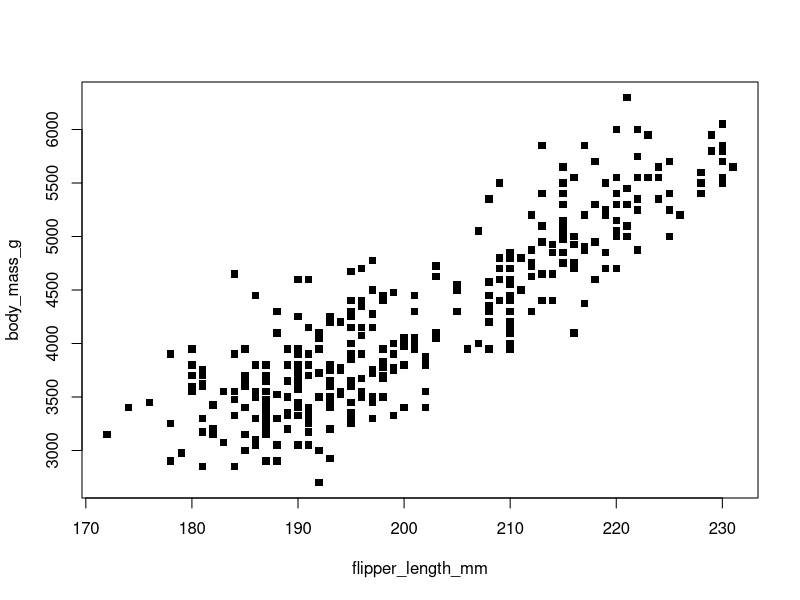
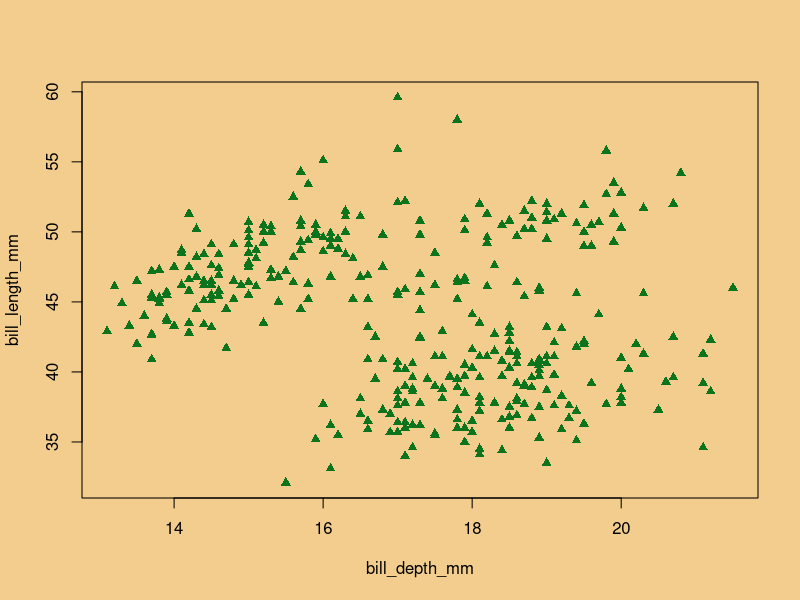
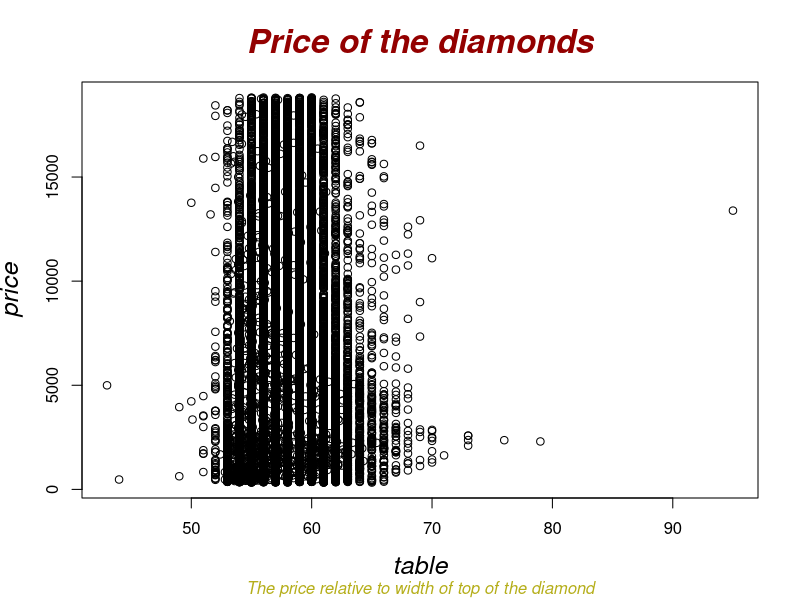
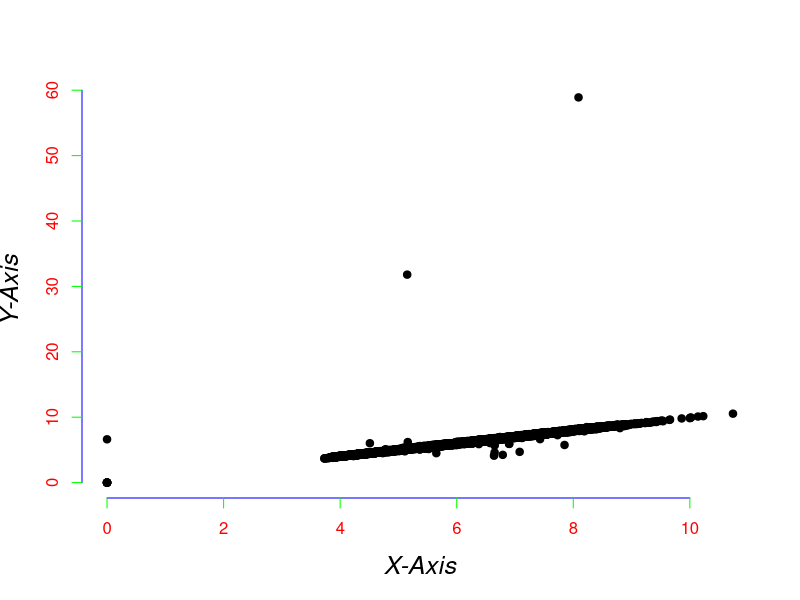
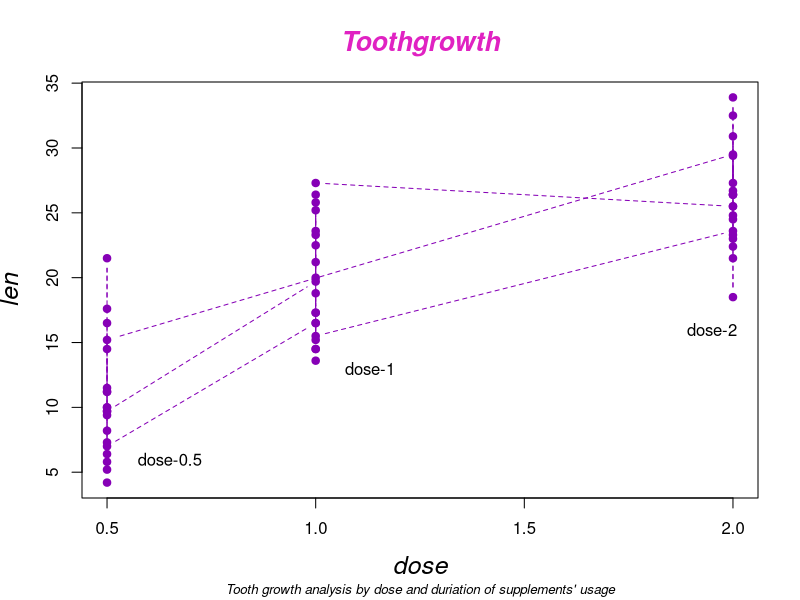
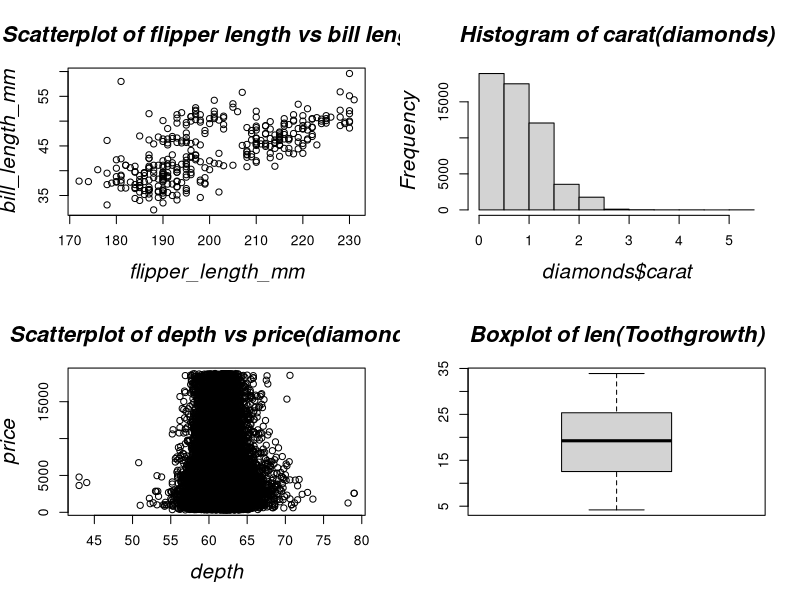
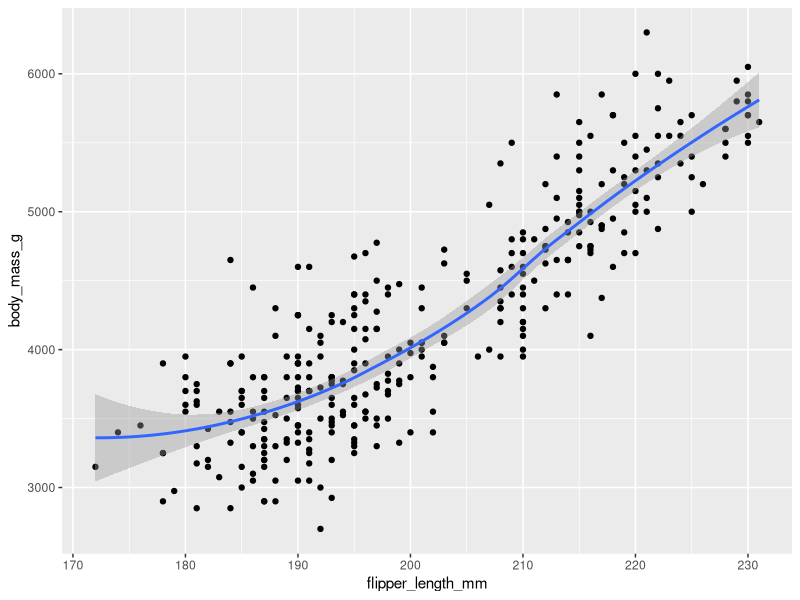
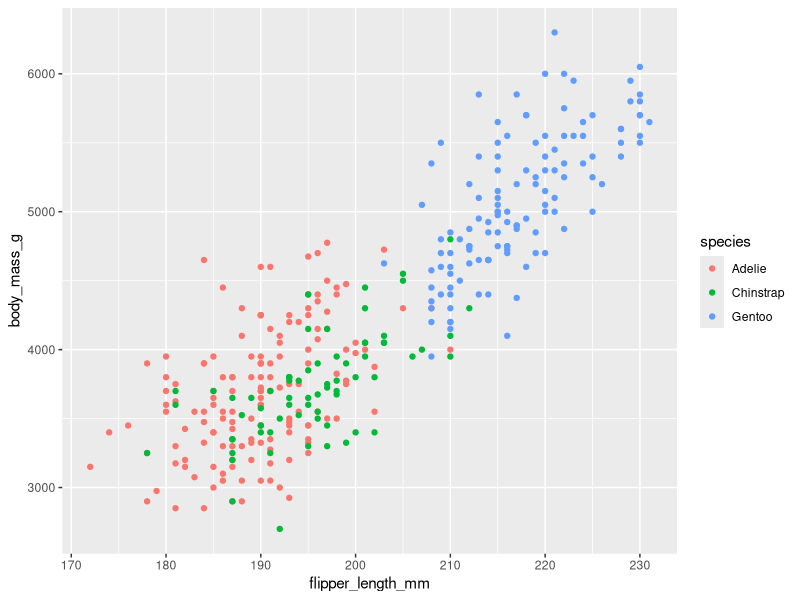

R code for these plots, in order:
## ---- chunk 1
knitr::opts_chunk$set(echo = TRUE)
## ---- chunk 2
library(tidyverse)
library("palmerpenguins") #builtin R dataset (penguins)
## ---- chunk 3
data("penguins")
view(penguins)
head(penguins)
## ---- chunk 4
plot(body_mass_g ~ flipper_length_mm,data=penguins,pch=15)
## ---- chunk 5
par(bg="#F2CD8E")
plot(bill_length_mm~bill_depth_mm,data=penguins,col="#0B741C",pch=17)
par(bg = "white")
## ---- chunk 6
data("diamonds")
head(diamonds)
## ---- chunk 7
par(font.lab=3, cex.lab=1.5, font.main=4,
cex.main=2,font.sub=3)
plot(price ~ table,data=diamonds,main="Price of the diamonds",sub="The price relative to width of top of the diamond",col.main="#930000",col.sub="#B5AE1A")
## ---- chunk 8
plot(y~x,data=diamonds,xlab="X-Axis",ylab="Y-Axis", pch = 19,
     axes = FALSE)

# Add X-axis
axis(1,
     col = "blue",        # Axis line color
     col.ticks = "green", # Ticks color
     col.axis = "red")    # Labels color

# Add Y-axis
axis(2,
     col = "blue",
     col.ticks = "green",
     col.axis = "red")
## ---- chunk 9
data("ToothGrowth")
head(ToothGrowth)
## ---- chunk 10
par(cex.sub=0.8,cex.main=1.6)
plot(len~dose,data = ToothGrowth,main="Toothgrowth",sub="Tooth growth analysis by dose and duriation of supplements' usage",col.main="#E022C2",col="#8600B6",type="b",lty=2,pch=19)
text(0.65,6,"dose-0.5")
text(1.13,13,"dose-1")
text(1.95,16,"dose-2")
## ---- chunk 11
par(mfrow=c(2,2))
plot(bill_length_mm~flipper_length_mm,data=penguins ,main="Scatterplot of flipper length vs bill length")

hist(diamonds$carat, main="Histogram of carat(diamonds)")

plot(price~depth,data=diamonds, main="Scatterplot of depth vs price(diamonds)")

boxplot(ToothGrowth$len, main="Boxplot of len(Toothgrowth)")
## ---- chunk 12
ggplot(data=penguins)+geom_point(mapping = aes(x=flipper_length_mm,y=body_mass_g))+
  geom_smooth(mapping = aes(x=flipper_length_mm,y=body_mass_g))
## ---- chunk 13
ggplot(data=penguins)+geom_point(mapping = aes(x=flipper_length_mm,y=body_mass_g,color=species))
## ---- chunk 14
ggplot(data=penguins)+geom_bar(mapping=aes(x=species,fill=island))
## ---- chunk 15
ggplot(data=penguins)+geom_point(mapping=aes(x=bill_length_mm,y=bill_depth_mm,color=sex,shape=species))
## ---- chunk 16
ggplot(data=diamonds)+geom_bar(mapping=aes(x=clarity,fill=cut))
## ---- chunk 17
ggplot(data=ToothGrowth)+geom_line(mapping = (aes(x=dose,y=len)))
## ---- chunk 18
ggplot(data=ToothGrowth)+geom_point(mapping=aes(x=dose,y=len,color=supp))
